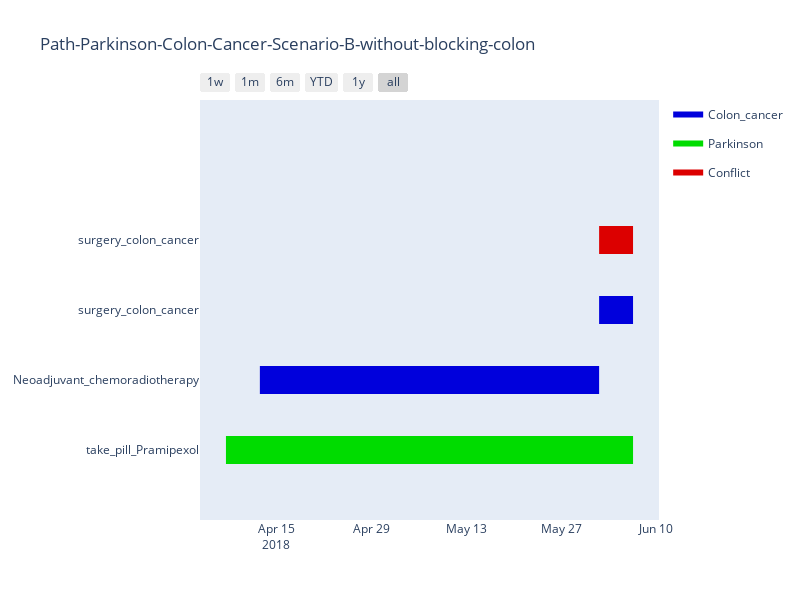

The code cell stored with this chart in its notebook:
### Code cell
!eye --nope ../data/data-colon-cancer-t3-b.ttl ../data/t3.ttl ../parkinson/gps-desc.n3 ../parkinson/score-calculation.n3  ../colon-cancer/gps-desc.n3 ../colon-cancer/gps-knowledge.n3 ../path/aggreagatedPath-t3-b.n3 ../knowledge/knowledge.n3 ../engine/gps-plugin-validation.n3 --query  ../engine/gps-alert-detection.csvq --strings >../path/detected-conflict-t3-b.csv

conflict_action_b = pd.read_csv('../path/detected-conflict-t3-b.csv', sep=',', encoding = 'utf-8')

df_path_b = pd.read_csv('../path/aggreagatedPath-plot-t3-b.csv', sep=',', encoding = 'utf-8')
df_b = [dict(Task=df_path_b.action_name[0], Start=df_path_b.start_time[0], Finish=df_path_b.end_time[0], Resource=df_path_b.map_name[0])]
i=1
while i < len(df_path_b):
    df_b.append( dict(Task=df_path_b.action_name[i], Start=df_path_b.start_time[i], Finish=df_path_b.end_time[i], Resource=df_path_b.map_name[i]) )
    i+=1
df_b.append( dict(Task=conflict_action_b.action_name[0], Start=conflict_action_b.start_time[0], Finish=conflict_action_b.end_time[0], Resource=conflict_action_b.map_name[0]) )


colors = dict(Conflict = 'rgb(220, 0, 0)',
              Colon_cancer = 'rgb(0, 0, 220)',
              Parkinson = 'rgb(0, 220, 0)')

fig_b_alert = ff.create_gantt(df_b, colors=colors, index_col='Resource', show_colorbar=True,  title='Path-Parkinson-Colon-Cancer-Scenario-B-without-blocking-colon')
fig_b_alert['layout'].update(autosize=False, width=800, height=600, margin=dict(l=200))

iplot(fig_b_alert, show_link=False)

### Figure 1 — Plotly figure (JSON) as saved in the notebook; plotly's stock layout.template omitted (floating-point values rounded to 4 significant figures)
{"data": [{"fill": "toself", "fillcolor": "rgb(0, 0, 220)", "hoverinfo": "name", "legendgroup": "rgb(0, 0, 220)", "mode": "none", "name": "Colon_cancer", "type": "scatter", "x": ["2018-04-12T14:50:33Z", "2018-06-01T14:50:33.0Z", "2018-06-01T14:50:33.0Z", "2018-04-12T14:50:33Z", "2018-04-12T14:50:33Z", "2018-06-01T14:50:33.0Z", "2018-06-06T14:50:33.0Z", "2018-06-06T14:50:33.0Z", "2018-06-01T14:50:33.0Z"], "y": [0.8, 0.8, 1.2, 1.2, null, 1.8, 1.8, 2.2, 2.2]}, {"fill": "toself", "fillcolor": "rgb(0, 220, 0)", "hoverinfo": "name", "legendgroup": "rgb(0, 220, 0)", "mode": "none", "name": "Parkinson", "type": "scatter", "x": ["2018-04-07T14:52:21.0Z", "2018-06-06T14:52:21.0Z", "2018-06-06T14:52:21.0Z", "2018-04-07T14:52:21.0Z"], "y": [-0.2, -0.2, 0.2, 0.2]}, {"fill": "toself", "fillcolor": "rgb(220, 0, 0)", "hoverinfo": "name", "legendgroup": "rgb(220, 0, 0)", "mode": "none", "name": "Conflict", "type": "scatter", "x": ["2018-06-01T14:50:33.0Z", "2018-06-06T14:50:33.0Z", "2018-06-06T14:50:33.0Z", "2018-06-01T14:50:33.0Z"], "y": [2.8, 2.8, 3.2, 3.2]}, {"legendgroup": "rgb(0, 0, 220)", "marker": {"color": "rgb(0, 0, 220)", "opacity": 0, "size": 1}, "mode": "markers", "name": "", "showlegend": false, "text": [null, null, null, null], "type": "scatter", "x": ["2018-04-12T14:50:33Z", "2018-06-01T14:50:33.0Z", "2018-06-01T14:50:33.0Z", "2018-06-06T14:50:33.0Z"], "y": [1, 1, 2, 2]}, {"legendgroup": "rgb(0, 220, 0)", "marker": {"color": "rgb(0, 220, 0)", "opacity": 0, "size": 1}, "mode": "markers", "name": "", "showlegend": false, "text": [null, null], "type": "scatter", "x": ["2018-04-07T14:52:21.0Z", "2018-06-06T14:52:21.0Z"], "y": [0, 0]}, {"legendgroup": "rgb(220, 0, 0)", "marker": {"color": "rgb(220, 0, 0)", "opacity": 0, "size": 1}, "mode": "markers", "name": "", "showlegend": false, "text": [null, null], "type": "scatter", "x": ["2018-06-01T14:50:33.0Z", "2018-06-06T14:50:33.0Z"], "y": [3, 3]}], "layout": {"autosize": false, "height": 600, "hovermode": "closest", "margin": {"l": 200}, "showlegend": true, "title": {"text": "Path-Parkinson-Colon-Cancer-Scenario-B-without-blocking-colon"}, "width": 800, "xaxis": {"rangeselector": {"buttons": [{"count": 7, "label": "1w", "step": "day", "stepmode": "backward"}, {"count": 1, "label": "1m", "step": "month", "stepmode": "backward"}, {"count": 6, "label": "6m", "step": "month", "stepmode": "backward"}, {"count": 1, "label": "YTD", "step": "year", "stepmode": "todate"}, {"count": 1, "label": "1y", "step": "year", "stepmode": "backward"}, {"step": "all"}]}, "showgrid": false, "type": "date", "zeroline": false}, "yaxis": {"autorange": false, "range": [-1, 5], "showgrid": false, "ticktext": ["take_pill_Pramipexol", "Neoadjuvant_chemoradiotherapy", "surgery_colon_cancer", "surgery_colon_cancer"], "tickvals": [0, 1, 2, 3], "zeroline": false}}}
